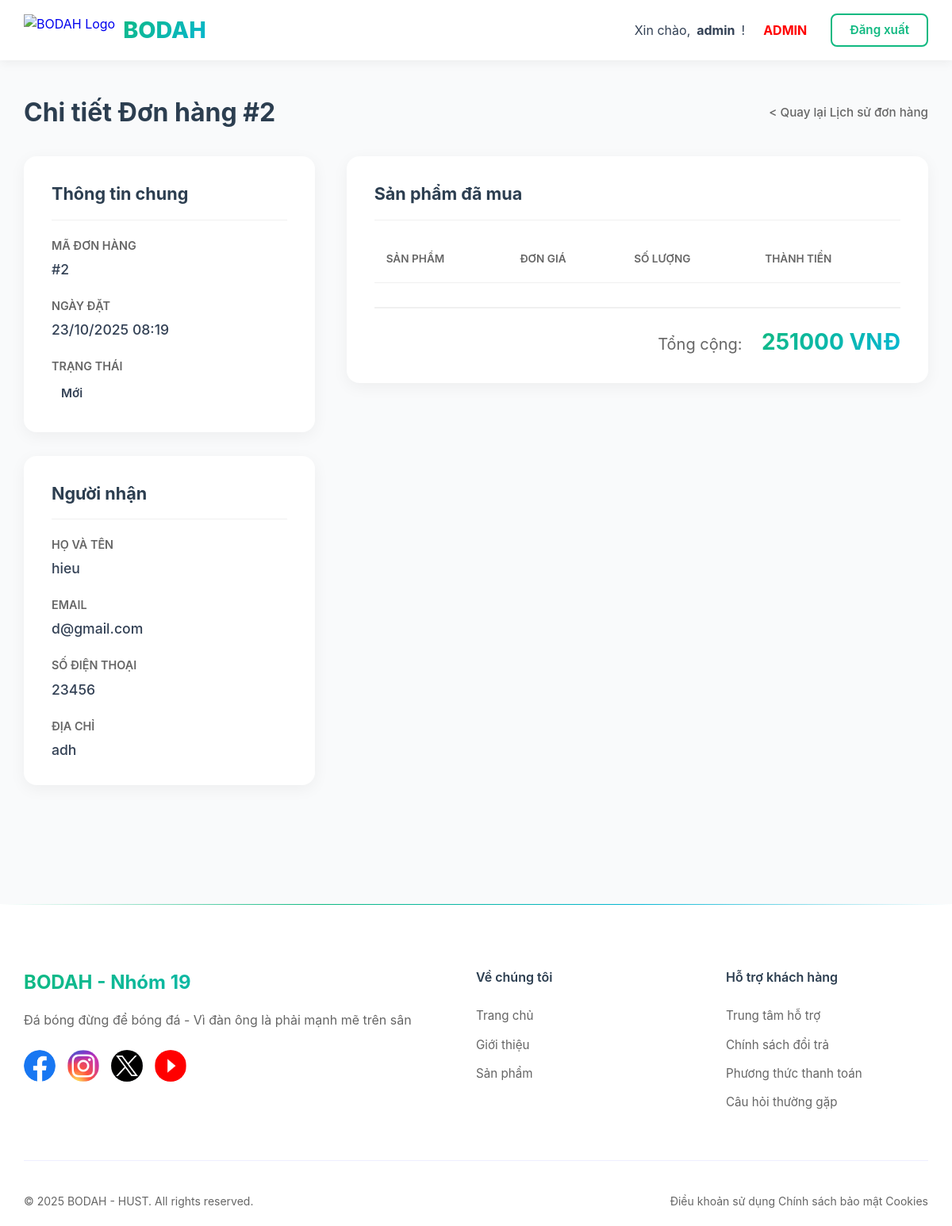
/order-detail/2/ (signed in), run on the app's committed database.
### store/models.py (models this page shows, shortened)
class Order(models.Model):
    user = models.ForeignKey(User, on_delete=models.SET_NULL, null=True, blank=True)
    full_name = models.CharField(max_length=255)
    email = models.EmailField(max_length=255)
    phone = models.CharField(max_length=20)
    address = models.TextField()
    total_price = models.DecimalField(max_digits=10, decimal_places=0, help_text="Tổng tiền ban đầu")
    created_at = models.DateTimeField(auto_now_add=True)
    status = models.CharField(max_length=20, choices=ORDER_STATUS_CHOICES, default='Mới')
    voucher = models.ForeignKey(Voucher, on_delete=models.SET_NULL, null=True, blank=True)
    discount_amount = models.DecimalField(max_digits=10, decimal_places=0, default=0, help_text="Số tiền đã được giảm")
    @property
    def final_price(self):
        return self.total_price - self.discount_amount

### users/views.py (the view, shortened to what this page needs)
# urls.py: path('order-detail/<int:order_id>/', order_detail_view, name='order_detail'),
@login_required
def order_detail_view(request, order_id):
    order = get_object_or_404(Order, id=order_id, user=request.user)
    order_items = order.items.all()
    item_review_status = {}
    context = {
        'order': order,
        'order_items': order_items,
        'item_review_status': item_review_status
    }
    return render(request, 'users/order_detail.html', context)

### users/templates/users/order_detail.html (shortened to what this page needs)
{% load static %}
{% load math_filters %}
{% load template_extras %}
<!DOCTYPE html>
<html lang="vi">
<head>
    <link rel="stylesheet" href="{% static 'css/store/header.css' %}">
    <link rel="stylesheet" href="{% static 'css/store/footer.css' %}">
    <link rel="stylesheet" href="{% static 'css/user/order_detail.css' %}">
</head>
<body>
    {% include "layout/header.html" %}
    <main class="detail-page">
        <div class="detail-container">
            <div class="detail-header">
                <h1>Chi tiết Đơn hàng #{{ order.id }}</h1>
                <a href="{% url 'order_history' %}" class="back-link"> &lt; Quay lại Lịch sử đơn hàng</a>
            </div>
            <div class="detail-layout">
                <div class="detail-info-column">
                    <div class="detail-card">
                        <h3>Thông tin chung</h3>
                        <div class="info-group">
                            <span class="info-label">Mã đơn hàng</span>
                            <span class="info-value">#{{ order.id }}</span>
                        </div>
                        <div class="info-group">
                            <span class="info-label">Ngày đặt</span>
                            <span class="info-value">{{ order.created_at|date:"d/m/Y H:i" }}</span>
                        </div>
                        <div class="info-group">
                            <span class="info-label">Trạng thái</span>
                            <span class="order-status
                                ">
                                {{ order.status }}
                            </span>
                        </div>
                    </div>
                    <div class="detail-card">
                        <h3>Người nhận</h3>
                        <div class="info-group">
                            <span class="info-label">Họ và tên</span>
                            <span class="info-value">{{ order.full_name }}</span>
                        </div>
                        <div class="info-group">
                            <span class="info-label">Email</span>
                            <span class="info-value">{{ order.email }}</span>
                        </div>
                        <div class="info-group">
                            <span class="info-label">Số điện thoại</span>
                            <span class="info-value">{{ order.phone }}</span>
                        </div>
                        <div class="info-group">
                            <span class="info-label">Địa chỉ</span>
                            <span class="info-value">{{ order.address|linebreaksbr }}</span>
                        </div>
                    </div>
                </div>
                <div class="detail-products-column">
                    <div class="detail-card product-table-card">
                        <h3>Sản phẩm đã mua</h3>
                        <table class="product-table">
                            <thead>
                                <tr>
                                    <th>Sản phẩm</th>
                                    <th>Đơn giá</th>
                                    <th>Số lượng</th>
                                    <th>Thành tiền</th>
                                </tr>
                            </thead>
                        </table>
                        <div class="order-total">
                            <span class="label">Tổng cộng:</span>
                            <span class="value">{{ order.final_price|floatformat:0 }} VNĐ</span>
                        </div>
                    </div>
                </div>
            </div>
        </div>
    </main>
    {% include "layout/footer.html" %}
</body>
</html>

### store/templates/layout/header.html
{% load static %}
<header class="header">
    <div class="header-content">
        <div class="header-left">
            <a href="{% url 'home' %}" class="logo">
                <img src="{% static 'image/soccer.svg' %}" alt="BODAH Logo" class="logo-img">
                <span class="logo-text">BODAH</span>
            </a>
        </div>
        <div class="header-actions">
            {% if user.is_authenticated %}
                <span style="display: flex; align-items: center; gap: 8px;">
                    Xin chào, <strong>{{ user.username }}</strong>!
                    {% if user.is_staff %}
                        <a href="/admin/" class="action-link action-admin">ADMIN</a>
                    {% else %}
                        <a href="{% url 'cart_view' %}" class="action-link">
                            <img src="{% static 'image/cart_icon.svg' %}" alt="Cart" class="cart-img">
                            Giỏ Hàng
                        </a>
                        <a href="{% url 'order_history' %}" class="action-link history">Lịch sử đơn hàng</a>
                    {% endif %}
                </span>
                <a href="{% url 'logout' %}" class="btn-secondary">Đăng xuất</a>
            {% else %}
                <a href="{% url 'login' %}" class="btn-secondary">Đăng nhập</a>
                <a href="{% url 'register' %}" class="btn-primary">Đăng ký</a>
            {% endif %}
        </div>
    </div>
</header>

### static/css/store/header.css (style rules this page uses)
.header { background: #fff; padding: 15px 30px; box-shadow: 0 4px 12px rgba(0, 0, 0, 0.05); position: sticky; top: 0; z-index: 1000; }
.header-content { max-width: 1700px; margin: 0 auto; display: flex; justify-content: space-between; align-items: center; }
.header-left { display: flex; align-items: center; gap: 80px; }
.logo { display: flex; align-items: center; gap: 10px; text-decoration: none; }
.logo-img { height: 40px; width: auto; object-fit: contain; }
.logo-text { font-size: 1.8rem; font-weight: 800; background: linear-gradient(135deg, #10B981, #06B6D4); -webkit-background-clip: text; -webkit-text-fill-color: transparent; }
.header-actions { display: flex; align-items: center; gap: 15px; line-height: 1; }
.header-actions span { display: flex; align-items: center; line-height: 1.4; }
.header-actions a { display: flex; align-items: center; justify-content: center; box-sizing: border-box; text-decoration: none; height: 42px; padding: 0 22px; font-size: 0.95rem; font-weight: 600; border-radius: 8px; cursor: pointer; transition: all 0.3s ease; }
.header-actions .action-link { text-decoration: none; color: #334155; font-weight: 600; font-size: 1rem; padding: 10px 15px; border-radius: 8px; position: relative; transition: all 0.3s ease; }
.header-actions .action-link::after { content: ''; position: absolute; bottom: 5px; left: 50%; transform: translateX(-50%) scaleX(0); width: 70%; height: 3px; background: linear-gradient(90deg, #10B981, #06B6D4); border-radius: 2px; transition: transform 0.3s ease; }
.header-actions .action-admin { color: #ff0000; font-weight: 700; }
.header-actions .action-admin::after { content: ''; position: absolute; bottom: 5px; left: 50%; transform: translateX(-50%) scaleX(0); width: 70%; height: 3px; background: linear-gradient(90deg, #ff0000, #ff3700); border-radius: 2px; transition: transform 0.3s ease; }
.btn-secondary { background: transparent; border: 2px solid #10B981; color: #10B981; }

### static/css/user/order_detail.css (style rules this page uses)
* { margin: 0; padding: 0; box-sizing: border-box; }
body { font-family: -apple-system, BlinkMacSystemFont, 'Segoe UI', Roboto, Helvetica, Arial, sans-serif; background-color: #f9fafb; color: #334155; line-height: 1.6; margin: 0; }
.detail-page { padding-bottom: 80px; }
.detail-container { max-width: 1200px; margin: 40px auto; padding: 0 30px; }
.detail-header { display: flex; justify-content: space-between; align-items: center; margin-bottom: 30px; }
.detail-header h1 { font-size: 2rem; font-weight: 700; color: #2c3e50; margin: 0; }
.detail-header .back-link { text-decoration: none; color: #666; font-weight: 500; font-size: 0.95rem; transition: color 0.3s ease; }
.detail-layout { display: grid; grid-template-columns: 1fr 2fr; gap: 40px; align-items: flex-start; }
.detail-card { background: #FFFFFF; border-radius: 16px; box-shadow: 0 5px 20px rgba(0, 0, 0, 0.05); padding: 30px 35px; margin-bottom: 30px; }
.detail-card h3 { font-size: 1.35rem; font-weight: 700; color: #2c3e50; margin: 0 0 20px 0; padding-bottom: 15px; border-bottom: 1px solid #f0f0f0; }
.info-group { margin-bottom: 20px; }
.info-group:last-child { margin-bottom: 0; }
.info-label { display: block; font-size: 0.9rem; font-weight: 600; color: #666; margin-bottom: 5px; text-transform: uppercase; }
.info-value { font-size: 1.1rem; color: #334155; font-weight: 500; }
.order-status { display: inline-block; padding: 6px 12px; border-radius: 20px; font-size: 0.95rem; font-weight: 600; }
.product-table-card { padding: 30px 35px; overflow-x: auto; }
.product-table { width: 100%; border-collapse: collapse; margin-top: 20px; }
.product-table th, .product-table td { padding: 18px 15px; text-align: left; border-bottom: 1px solid #f0f0f0; }
.product-table th { font-size: 0.85rem; font-weight: 600; color: #666; text-transform: uppercase; }
.order-total { text-align: right; margin-top: 30px; padding-top: 20px; border-top: 2px solid #f0f0f0; }
.order-total .label { font-size: 1.25rem; color: #666; margin-right: 20px; }
.order-total .value { font-size: 1.75rem; font-weight: 700; background: linear-gradient(135deg, #10B981, #06B6D4); -webkit-background-clip: text; -webkit-text-fill-color: transparent; background-clip: text; text-fill-color: transparent; }

### data on the page
Order: id "2", created_at "23/10/2025 08:19", status "Mới", full_name "hieu", email "d@gmail.com", phone "23456", address "adh", final_price "251000"

### other printed values
{{ user.username }} "admin"
